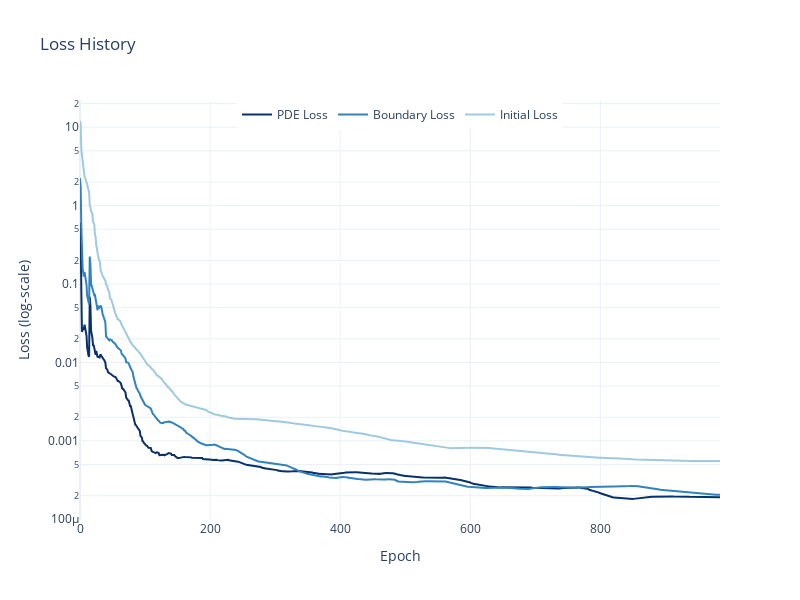

Notebook code for this chart:
### Code cell
with_tanh = trainer.closure.get_state()
plot_loss(with_tanh, smooth=False)

tanh_l2 = compare_with_mc(model, params, n_prices=200,
                          n_simulations=10_000, dtype=dtype, device=device, seed=42)['l2_rel_error']
print("L2 Error: ", tanh_l2*100)

### Figure 1 — Plotly figure (JSON) as saved in the notebook; plotly's stock layout.template omitted (floating-point values rounded to 4 significant figures; data arrays with more than 128 entries replaced by an {"elided": "..."} marker saying what was removed)
{"data": [{"line": {"color": "#08306B"}, "mode": "lines", "name": "PDE Loss", "type": "scatter", "x": {"elided": "985 int values"}, "y": {"elided": "985 float values"}}, {"line": {"color": "#3182BD"}, "mode": "lines", "name": "Boundary Loss", "type": "scatter", "x": {"elided": "985 int values"}, "y": {"elided": "985 float values"}}, {"line": {"color": "#9ECAE1"}, "mode": "lines", "name": "Initial Loss", "type": "scatter", "x": {"elided": "985 int values"}, "y": {"elided": "985 float values"}}], "layout": {"height": 600, "legend": {"orientation": "h", "x": 0.5, "xanchor": "center", "y": 1, "yanchor": "top"}, "title": {"text": "Loss History"}, "width": 800, "xaxis": {"title": {"text": "Epoch"}}, "yaxis": {"title": {"text": "Loss (log‑scale)"}, "type": "log"}}}
